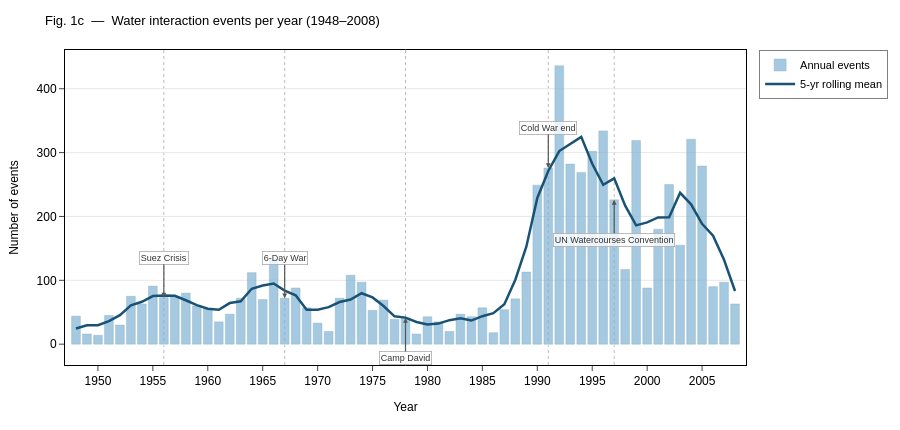

Notebook source saved alongside this figure:
### Markdown cell above
## Cell 5 — Figure 1c: Events per year with geopolitical annotations

### Code cell
events_per_year = df.groupby('year').size().reset_index(name='count')
events_per_year['year'] = events_per_year['year'].astype(int)

# 5-year rolling mean
events_per_year['smooth'] = events_per_year['count'].rolling(5, center=True, min_periods=3).mean()

fig1c = go.Figure()

# Raw bars (light)
fig1c.add_trace(go.Bar(
    x=events_per_year['year'],
    y=events_per_year['count'],
    name='Annual events',
    marker=dict(color='#7fb3d3', line=dict(color='#5a8fa8', width=0.4)),
    opacity=0.7,
))

# Smoothed line
fig1c.add_trace(go.Scatter(
    x=events_per_year['year'],
    y=events_per_year['smooth'],
    mode='lines',
    name='5-yr rolling mean',
    line=dict(color='#1a5276', width=2.5),
))

# Geopolitical milestones
milestones = [
    (1956, 'Suez Crisis', 'top'),
    (1967, '6-Day War', 'top'),
    (1978, 'Camp David', 'bottom'),
    (1991, 'Cold War end', 'top'),
    (1997, 'UN Watercourses\nConvention', 'bottom'),
]
for yr, label, position in milestones:
    ymax = events_per_year.loc[events_per_year['year'] == yr, 'count']
    yval = float(ymax.values[0]) if len(ymax) else 0
    ay   = -40 if position == 'top' else 40
    fig1c.add_annotation(
        x=yr, y=yval,
        text=label,
        showarrow=True,
        arrowhead=2, arrowsize=0.8, arrowwidth=1.2,
        arrowcolor='#555555',
        ay=ay, ax=0,
        font=dict(size=9, color='#333333'),
        bgcolor='rgba(255,255,255,0.8)',
        bordercolor='#aaaaaa', borderwidth=0.8,
    )
    fig1c.add_vline(
        x=yr, line=dict(color='#bbbbbb', width=1, dash='dot'),
        layer='below',
    )

apply_pub_style(
    fig1c,
    title='Fig. 1c  —  Water interaction events per year (1948–2008)',
    xaxis_title='Year',
    yaxis_title='Number of events',
    width=900, height=430,
)
fig1c.update_xaxes(range=[1947, 2009], dtick=5)
fig1c.show()
save_fig(fig1c, 'fig01c_events_per_year')

### Figure 1 — Plotly figure (JSON) as saved in the notebook; plotly's stock layout.template omitted (floating-point values rounded to 4 significant figures)
{"data": [{"marker": {"color": "#7fb3d3", "line": {"color": "#5a8fa8", "width": 0.4}}, "name": "Annual events", "opacity": 0.7, "type": "bar", "x": [1948, 1949, 1950, 1951, 1952, 1953, 1954, 1955, 1956, 1957, 1958, 1959, 1960, 1961, 1962, 1963, 1964, 1965, 1966, 1967, 1968, 1969, 1970, 1971, 1972, 1973, 1974, 1975, 1976, 1977, 1978, 1979, 1980, 1981, 1982, 1983, 1984, 1985, 1986, 1987, 1988, 1989, 1990, 1991, 1992, 1993, 1994, 1995, 1996, 1997, 1998, 1999, 2000, 2001, 2002, 2003, 2004, 2005, 2006, 2007, 2008], "y": [44, 16, 14, 45, 30, 75, 63, 91, 73, 75, 80, 60, 56, 35, 47, 72, 112, 70, 133, 72, 88, 57, 33, 20, 72, 108, 97, 53, 69, 39, 41, 16, 43, 35, 20, 47, 43, 57, 18, 54, 71, 113, 249, 276, 436, 282, 269, 302, 334, 226, 117, 319, 88, 180, 250, 155, 321, 279, 90, 97, 63]}, {"line": {"color": "#1a5276", "width": 2.5}, "mode": "lines", "name": "5-yr rolling mean", "type": "scatter", "x": [1948, 1949, 1950, 1951, 1952, 1953, 1954, 1955, 1956, 1957, 1958, 1959, 1960, 1961, 1962, 1963, 1964, 1965, 1966, 1967, 1968, 1969, 1970, 1971, 1972, 1973, 1974, 1975, 1976, 1977, 1978, 1979, 1980, 1981, 1982, 1983, 1984, 1985, 1986, 1987, 1988, 1989, 1990, 1991, 1992, 1993, 1994, 1995, 1996, 1997, 1998, 1999, 2000, 2001, 2002, 2003, 2004, 2005, 2006, 2007, 2008], "y": [24.67, 29.75, 29.8, 36.0, 45.4, 60.8, 66.4, 75.4, 76.4, 75.8, 68.8, 61.2, 55.6, 54.0, 64.4, 67.2, 86.8, 91.8, 95.0, 84.0, 76.6, 54.0, 54.0, 58.0, 66.0, 70.0, 79.8, 73.2, 59.8, 43.6, 41.6, 34.8, 31.0, 32.2, 37.6, 40.4, 37.0, 43.8, 48.6, 62.6, 101.0, 152.6, 229.0, 271.2, 302.4, 313.0, 324.6, 282.6, 249.6, 259.6, 216.8, 186.0, 190.8, 198.4, 198.8, 237.0, 219.0, 188.4, 170.0, 132.2, 83.33]}], "layout": {"annotations": [{"arrowcolor": "#555555", "arrowhead": 2, "arrowsize": 0.8, "arrowwidth": 1.2, "ax": 0, "ay": -40, "bgcolor": "rgba(255,255,255,0.8)", "bordercolor": "#aaaaaa", "borderwidth": 0.8, "font": {"color": "#333333", "size": 9}, "showarrow": true, "text": "Suez Crisis", "x": 1956, "y": 73.0}, {"arrowcolor": "#555555", "arrowhead": 2, "arrowsize": 0.8, "arrowwidth": 1.2, "ax": 0, "ay": -40, "bgcolor": "rgba(255,255,255,0.8)", "bordercolor": "#aaaaaa", "borderwidth": 0.8, "font": {"color": "#333333", "size": 9}, "showarrow": true, "text": "6-Day War", "x": 1967, "y": 72.0}, {"arrowcolor": "#555555", "arrowhead": 2, "arrowsize": 0.8, "arrowwidth": 1.2, "ax": 0, "ay": 40, "bgcolor": "rgba(255,255,255,0.8)", "bordercolor": "#aaaaaa", "borderwidth": 0.8, "font": {"color": "#333333", "size": 9}, "showarrow": true, "text": "Camp David", "x": 1978, "y": 41.0}, {"arrowcolor": "#555555", "arrowhead": 2, "arrowsize": 0.8, "arrowwidth": 1.2, "ax": 0, "ay": -40, "bgcolor": "rgba(255,255,255,0.8)", "bordercolor": "#aaaaaa", "borderwidth": 0.8, "font": {"color": "#333333", "size": 9}, "showarrow": true, "text": "Cold War end", "x": 1991, "y": 276.0}, {"arrowcolor": "#555555", "arrowhead": 2, "arrowsize": 0.8, "arrowwidth": 1.2, "ax": 0, "ay": 40, "bgcolor": "rgba(255,255,255,0.8)", "bordercolor": "#aaaaaa", "borderwidth": 0.8, "font": {"color": "#333333", "size": 9}, "showarrow": true, "text": "UN Watercourses\nConvention", "x": 1997, "y": 226.0}], "font": {"color": "black", "family": "Arial", "size": 12}, "height": 430, "legend": {"bgcolor": "white", "bordercolor": "black", "borderwidth": 0.5, "font": {"size": 11}}, "margin": {"b": 65, "l": 65, "r": 25, "t": 50}, "paper_bgcolor": "white", "plot_bgcolor": "white", "shapes": [{"layer": "below", "line": {"color": "#bbbbbb", "dash": "dot", "width": 1}, "type": "line", "x0": 1956, "x1": 1956, "xref": "x", "y0": 0, "y1": 1, "yref": "y domain"}, {"layer": "below", "line": {"color": "#bbbbbb", "dash": "dot", "width": 1}, "type": "line", "x0": 1967, "x1": 1967, "xref": "x", "y0": 0, "y1": 1, "yref": "y domain"}, {"layer": "below", "line": {"color": "#bbbbbb", "dash": "dot", "width": 1}, "type": "line", "x0": 1978, "x1": 1978, "xref": "x", "y0": 0, "y1": 1, "yref": "y domain"}, {"layer": "below", "line": {"color": "#bbbbbb", "dash": "dot", "width": 1}, "type": "line", "x0": 1991, "x1": 1991, "xref": "x", "y0": 0, "y1": 1, "yref": "y domain"}, {"layer": "below", "line": {"color": "#bbbbbb", "dash": "dot", "width": 1}, "type": "line", "x0": 1997, "x1": 1997, "xref": "x", "y0": 0, "y1": 1, "yref": "y domain"}], "showlegend": true, "title": {"font": {"color": "black", "size": 13}, "text": "Fig. 1c  —  Water interaction events per year (1948–2008)"}, "width": 900, "xaxis": {"dtick": 5, "linecolor": "black", "linewidth": 1, "mirror": true, "range": [1947, 2009], "showgrid": false, "ticks": "outside", "title": {"font": {"size": 12}, "text": "Year"}}, "yaxis": {"gridcolor": "#e8e8e8", "linecolor": "black", "linewidth": 1, "mirror": true, "showgrid": true, "ticks": "outside", "title": {"font": {"size": 12}, "text": "Number of events"}}}}
